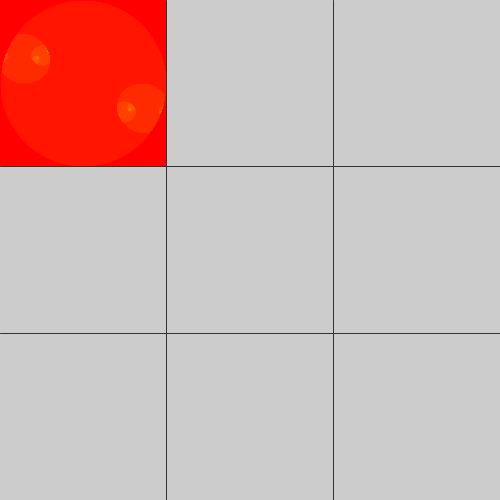
Frame 1 (no input)
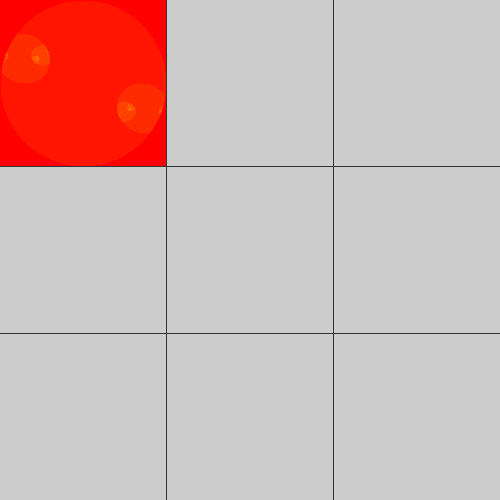
Frame 60 (the mouse pressed at the canvas centre just before this capture)
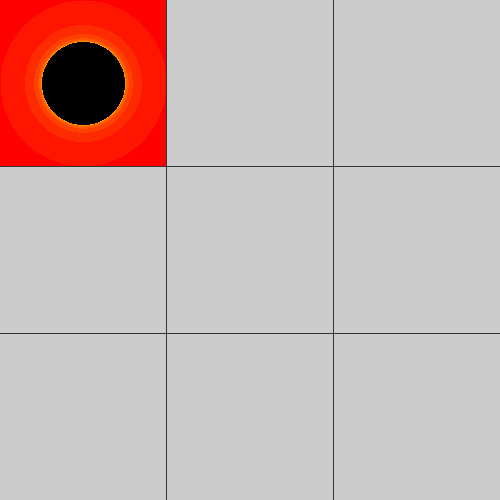
Frame 120 (the mouse held since frame 60 and released just before this capture)

The Processing sketch that drew these frames (run headless with seeded random() and noise(); from frame 60 on, the mouse is pressed at the canvas centre):

// Processing sketch: chessboard
// ── chessboard.pde
int w=2;
int l=2;
int max=70;
int part=3;
void setup() { 
  size(500,500);  
  pixelDensity(1);
  colorMode(HSB,1);
}

int Julia_f(int x, int y){
  int iter=0;
  float za = map(x,0,width/part,-w,w);
  float zb = map(y,0,height/part,-l,l);
  float ca=  map(mouseX,0,width,-w,w);
  float cb= map(mouseY,0,height,-l,l);
  while(iter < max &&    za*za+zb*zb <= 4){
    float tmp = za*za-zb*zb+ca;
    zb = 2*za*zb + cb;
    za = tmp;
    iter++;
  }
  if(iter == max) return max;
  else return iter;
}

void draw() {
  loadPixels();

  for(int y = 0; y < height; y++){
      for(int x = 0; x < width; x++){
         if(y<height/part && x<width/part){
           if(Julia_f(x,y)==max){
              pixels[x+y*width]=color(0);
           }
           else{ 
             pixels[x+y*width]=color(float(Julia_f(x,y))/max,255,255);
           }
         }
      }
  }
    updatePixels();
    stroke(.2,10);
    lines(part);
}

void lines(int p){
  int i=1;
 while(i<p){
   line(i*width/p,0,i*width/p,height);
   line(0, i*height/p, width, i*height/p);
   i++;
 }
  
  
}

  
